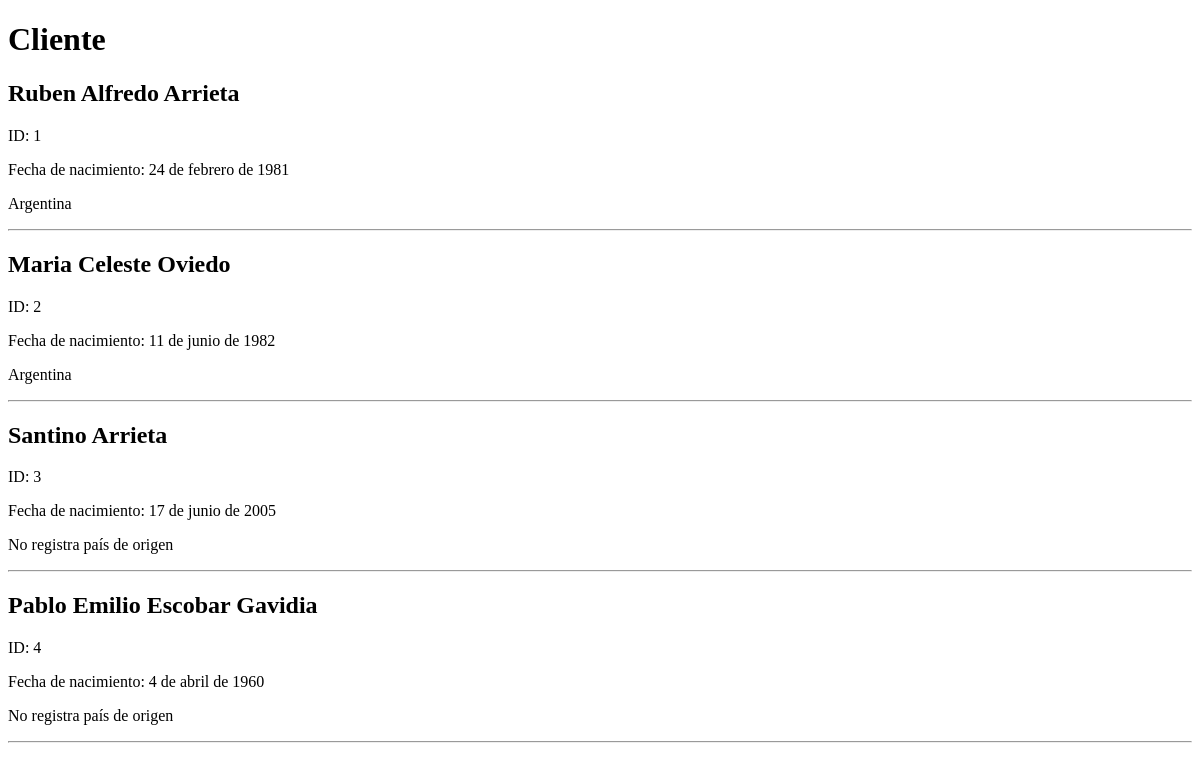
The app's page /cliente/home/, older data.
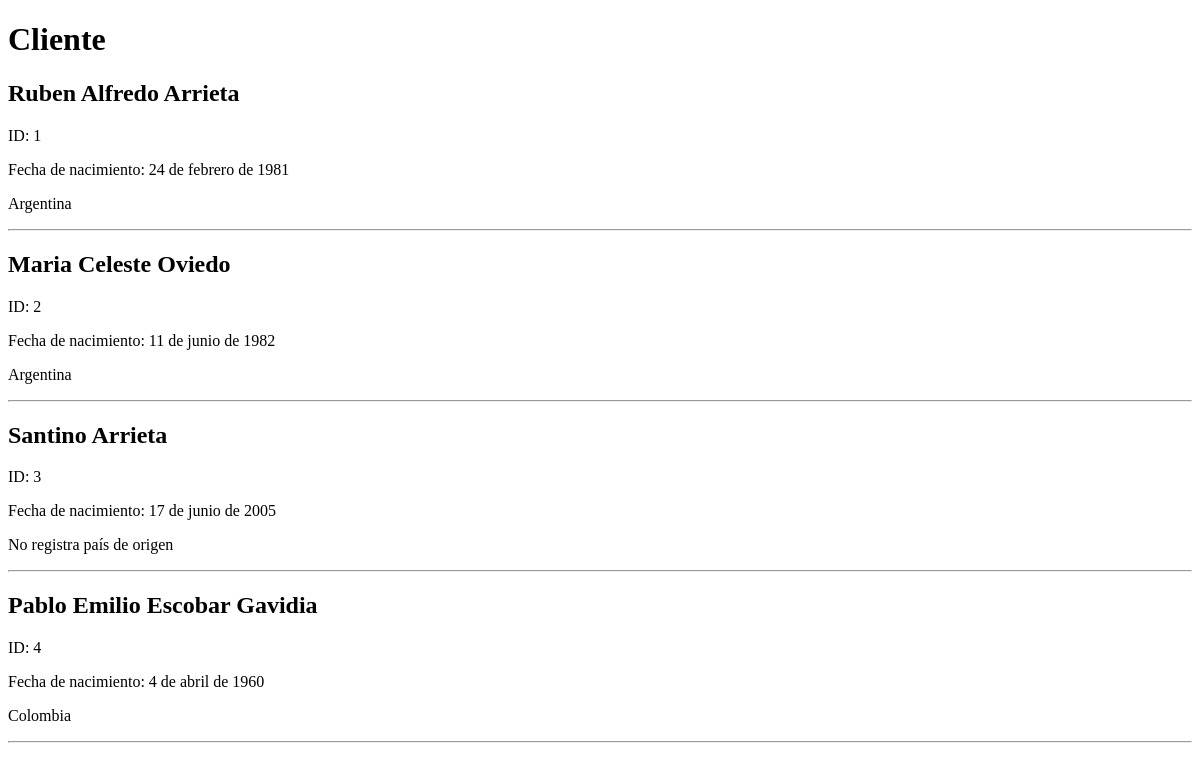
The same page, newer data.
### cliente/models.py (models this page shows, shortened)
class Cliente(models.Model):
    nombre = models.CharField(max_length=50)
    apellido = models.CharField(max_length=50)
    nacimiento = models.DateField(null=True)
    pais_origen_id = models.ForeignKey(Pais, on_delete=models.SET_NULL, blank= True, null=True, verbose_name="País de origen")

class Pais(models.Model):
    nombre = models.CharField(max_length=50)
    def __str__(self):
        return self.nombre

### cliente/views.py (the view)
# urls.py: path('home/', views.home),
def home(request):
    consulta_cliente = models.Cliente.objects.all()
    context = {"clientes": consulta_cliente}
    return render(request,"cliente/index.html", context)

### cliente/templates/cliente/index.html (shortened to what this page needs)
<!DOCTYPE html>
<html lang="es">
<head>
</head>
<body>
    <h1>Cliente</h1>
    {% for cliente in clientes %}
        <h2>{{ cliente.nombre }} {{ cliente.apellido }}</h2>
        <p>ID: {{ cliente.id }}</p>
        <p>Fecha de nacimiento: {{ cliente.nacimiento }}</p>
        {% if cliente.pais_origen_id %}
            <p>{{cliente.pais_origen_id}}</p>
        {% else %}
            <p>No registra país de origen</p>
        {% endif %}
        <hr/>
    {% endfor %}
</body>
</html>

Row changes from the older to the newer data that the page shows:
changed Cliente "Pablo Emilio": pais_origen_id (not shown) → "Colombia"; no longer shows "No registra país de origen"
